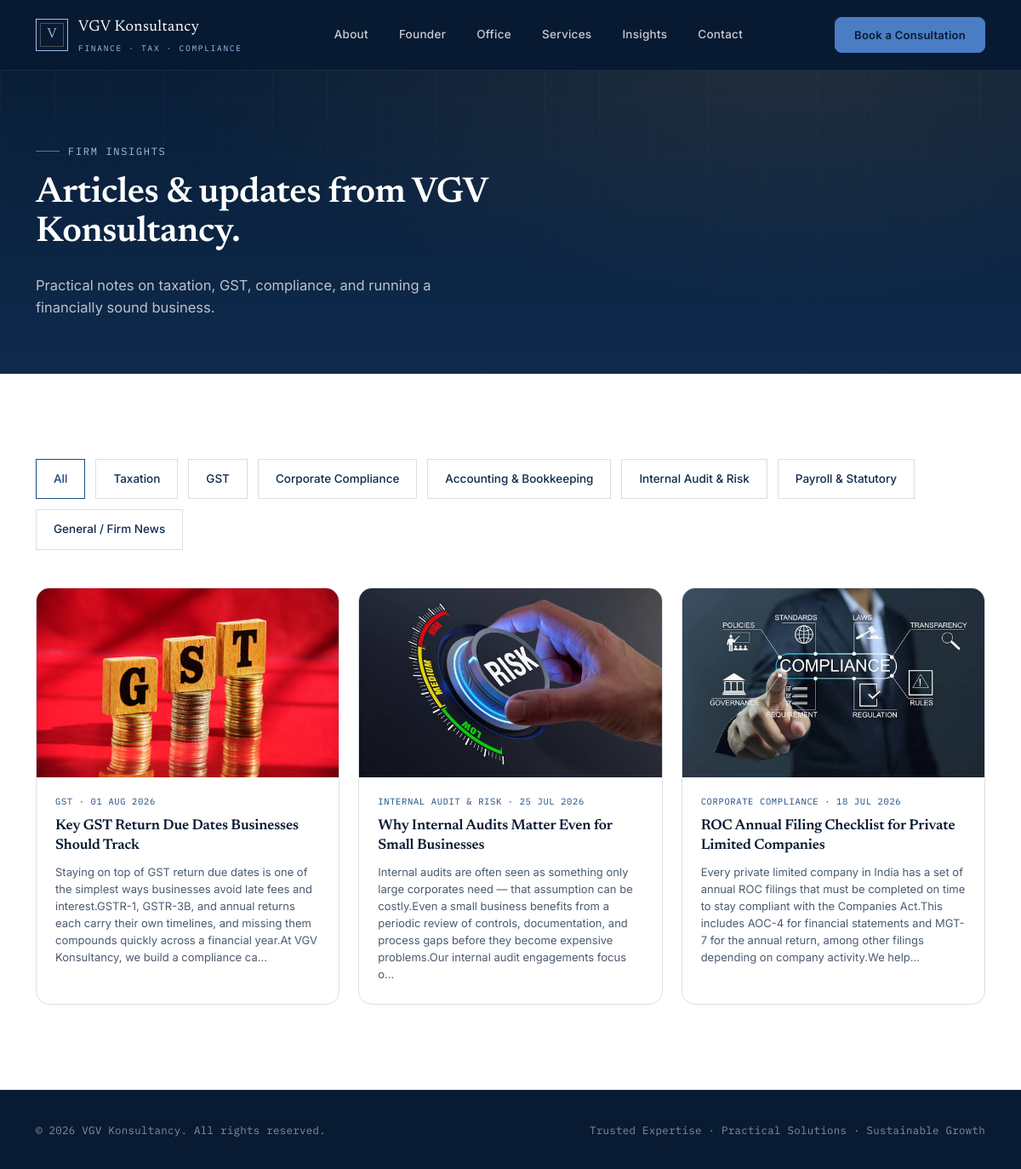
/insights/, run on the app's committed database.
### website/models.py (models this page shows, shortened)
class Post(models.Model):
    CATEGORY_CHOICES = [
        ("taxation", "Taxation"),
        ("gst", "GST"),
        ("compliance", "Corporate Compliance"),
        ("accounting", "Accounting & Bookkeeping"),
        ("audit", "Internal Audit & Risk"),
        ("payroll", "Payroll & Statutory"),
        ("general", "General / Firm News"),
    ]
    title = models.CharField(max_length=200)
    slug = models.SlugField(max_length=220, unique=True, blank=True)
    category = models.CharField(max_length=20, choices=CATEGORY_CHOICES, default="general")
    excerpt = models.CharField(
        max_length=300,
        blank=True,
        help_text="Short summary shown on the homepage and post list. Auto-filled from content if left blank.",
    )
    content = models.TextField(help_text="Main body of the post. Plain paragraphs, one per line, are fine.")
    cover_image = models.ImageField(upload_to="posts/%Y/%m/", blank=True, null=True)
    author = models.CharField(max_length=120, default="VGV Konsultancy")
    is_published = models.BooleanField(default=True)
    published_at = models.DateTimeField(default=timezone.now)
    created_at = models.DateTimeField(auto_now_add=True)
    updated_at = models.DateTimeField(auto_now=True)
    class Meta:
        ordering = ["-published_at"]
    def get_absolute_url(self):
        return reverse("website:post_detail", kwargs={"slug": self.slug})
    @property
    def paragraphs(self):
        """Split content into paragraphs for simple template rendering."""
        return [p.strip() for p in self.content.split("\n") if p.strip()]

### website/views.py (the view)
# urls.py: path("insights/", views.post_list, name="post_list"),
def post_list(request):
    posts = Post.objects.filter(is_published=True)
    category = request.GET.get("category")
    if category:
        posts = posts.filter(category=category)
    paginator = Paginator(posts, 6)
    page_number = request.GET.get("page")
    page_obj = paginator.get_page(page_number)
    context = {
        "page_obj": page_obj,
        "categories": Post.CATEGORY_CHOICES,
        "active_category": category,
    }
    return render(request, "website/post_list.html", context)

### website/templates/website/post_list.html (shortened to what this page needs)
{% extends "website/base.html" %}
{% block content %}
<section class="hero" style="padding-bottom:64px;">
  <div class="wrap">
    <div class="hero-inner reveal" style="border-bottom:none;padding-bottom:0;">
      <div class="eyebrow" style="color:var(--gold-light);">Firm Insights</div>
      <h1 style="font-size:clamp(28px,3.6vw,42px);">Articles &amp; updates from VGV Konsultancy.</h1>
      <p class="lead">Practical notes on taxation, GST, compliance, and running a financially sound business.</p>
    </div>
  </div>
</section>
<section class="services">
  <div class="wrap">
    <div class="chip-cloud reveal" style="margin-bottom:44px;">
      <a href="{% url 'website:post_list' %}" class="chip" style="{% if not active_category %}border-color:var(--blue);color:var(--blue);{% endif %}">All</a>
      {% for value, label in categories %}
        <a href="?category={{ value }}" class="chip" style="{% if active_category == value %}border-color:var(--blue);color:var(--blue);{% endif %}">{{ label }}</a>
      {% endfor %}
    </div>
    {% if page_obj %}
    <div class="insight-grid reveal">
      {% for post in page_obj %}
      <a href="{{ post.get_absolute_url }}" class="insight-card">
        <div class="insight-thumb">
          {% if post.cover_image %}
            <img src="{{ post.cover_image.url }}" alt="{{ post.title }}">
          {% else %}
            <div class="insight-thumb-placeholder">{{ post.get_category_display }}</div>
          {% endif %}
        </div>
        <div class="insight-body">
          <div class="insight-cat">{{ post.get_category_display }} &middot; {{ post.published_at|date:"d M Y" }}</div>
          <h4>{{ post.title }}</h4>
          <p>{{ post.excerpt }}</p>
        </div>
      </a>
      {% endfor %}
    </div>
    {% else %}
    <p class="reveal" style="color:var(--ink-soft);">No posts published yet — add one from the Django admin.</p>
    {% endif %}
  </div>
</section>
{% endblock %}

### website/templates/website/base.html (shortened to what this page needs)
{% load static %}
<!DOCTYPE html>
<html lang="en">
<head>
<link rel="stylesheet" href="{% static 'website/css/style.css' %}">
</head>
<body>
<header>
  <div class="nav">
    <a href="{% url 'website:home' %}" class="brand">
      <div class="brand-mark">V</div>
      <div class="brand-text">VGV Konsultancy<span>Finance · Tax · Compliance</span></div>
    </a>
    <nav class="links">
      <a href="{% url 'website:home' %}#about">About</a>
      <a href="{% url 'website:home' %}#founder">Founder</a>
      <a href="{% url 'website:home' %}#office">Office</a>
      <a href="{% url 'website:home' %}#services">Services</a>
      <a href="{% url 'website:post_list' %}">Insights</a>
      <a href="{% url 'website:home' %}#contact">Contact</a>
    </nav>
    <a href="{% url 'website:home' %}#contact" class="nav-cta">Book a Consultation</a>
  </div>
</header>
{% block content %}{% endblock %}
<footer>
  <div class="wrap foot-row">
    <span>&copy; {% now "Y" %} VGV Konsultancy. All rights reserved.</span>
    <span>Trusted Expertise · Practical Solutions · Sustainable Growth</span>
  </div>
</footer>
</body>
</html>

### data on the page
Post: cover_image (picture), category "GST", published_at "01 AUG 2026", title "Key GST Return Due Dates Businesses Should Track", excerpt "Staying on top of GST return due dates is one of the simplest ways businesses avoid late fees and interest.GSTR-1, GSTR-3B, and annual returns each carry their own timelines, and missing them compounds quickly across a financial year.At VGV Konsultancy, we build a compliance ca…"
Post: cover_image (picture), category "INTERNAL AUDIT & RISK", published_at "25 JUL 2026", title "Why Internal Audits Matter Even for Small Businesses", excerpt "Internal audits are often seen as something only large corporates need — that assumption can be costly.Even a small business benefits from a periodic review of controls, documentation, and process gaps before they become expensive problems.Our internal audit engagements focus o…"
Post: cover_image (picture), category "CORPORATE COMPLIANCE", published_at "18 JUL 2026", title "ROC Annual Filing Checklist for Private Limited Companies", excerpt "Every private limited company in India has a set of annual ROC filings that must be completed on time to stay compliant with the Companies Act.This includes AOC-4 for financial statements and MGT-7 for the annual return, among other filings depending on company activity.We help…"

### other printed values
{{ label }} "Taxation" "GST" "Corporate Compliance" "Accounting & Bookkeeping" "Internal Audit & Risk" "Payroll & Statutory" "General / Firm News"
